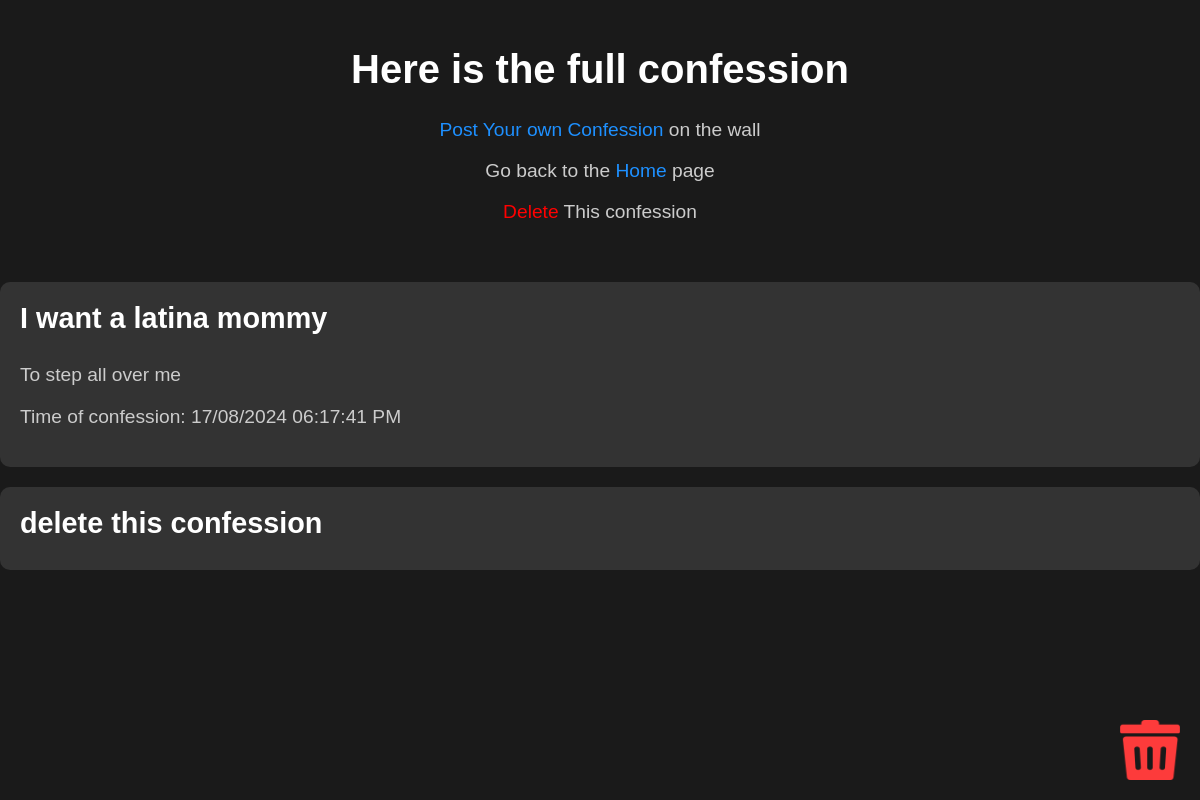
/confession/52, run on the app's committed database.
### tables this page shows
CREATE TABLE confessions (
                id INTEGER PRIMARY KEY AUTOINCREMENT,
                title TEXT NOT NULL,
                confession TEXT NOT NULL,
                password TEXT NOT NULL, 
                date DATE NOT NULL
            );

### main.py (the view)
@app.route('/confession', methods=['GET'])
@app.route('/confession/<id>', methods=['GET'])
def seeing_confession(id=None):
    idcheck = checkid(id)
    if idcheck == False or idcheck == None or id == None:
        return redirect("/", code=302)
    else:
        try:
            confessions = sqlite3.connect("database.db")
            cursor = confessions.cursor()
            cursor.execute('SELECT * FROM confessions WHERE id=?', (id,))
            confession = cursor.fetchone()
            confessions.commit()
        except sqlite3.Error as e:
            print(f"\033[91mAn error occurred:\033[00m {e} ")
            init_db()
        finally:
            if confessions:
                confessions.close()
        return render_template("confession.html", confession=confession)

### main.py (called while the page is built)
def checkid(id):
    try:
        confessions = sqlite3.connect("database.db")
        cursor = confessions.cursor()
        cursor.execute('SELECT id FROM confessions')
        ids = [str(row[0]) for row in cursor.fetchall()]
        confessions.commit()
        if id not in ids:
            return False
        return True
    except sqlite3.Error as e:
        print(f"\033[91mAn error occurred:\033[00m {e} ")
        init_db()
        return None
    finally:
        if confessions:
            confessions.close()

### templates/confession.html (shortened to what this page needs)
<!DOCTYPE html>
<html lang="en">
<head>
    <link rel="stylesheet" href="{{ url_for('static', filename='styles.css') }}">
</head>
<body>
    <div class="container">
        <h1>Here is the full confession</h1>
        <p><a href="../PostYourConfession">Post Your own Confession </a> on the wall</p>
        <p>Go back to the <a href="../">Home</a> page</p>
        <p><a href="../delete/{{ confession[0] }}" style="color: red;">Delete </a> This confession</p>
    </div>
        <div class="confession_container">
            <h1 class="confession_h1">{{ confession[1] }}</h1>
            <p>{{ confession[2] }}</p>
            <p style="text-align: left;">Time of confession: {{ confession[4] }}</p>
        </div>
        <div class="confession_container confession_container_hover">
            <a href="../delete/{{ confession[0] }}" class="confession_a">
            <h1 class="confession_h1">delete this confession</h1>
            </a>
        </div>
        <a href="../delete/{{ confession[0] }}"><img src="{{ url_for('static', filename='trash_can.png') }}" id="corner_image" alt="Delete a Confession" ></a>
</body>
</html>

### static/styles.css (style rules this page uses)
body { margin: 0; font-family: 'Arial', sans-serif; background-color: #1a1a1a; color: #f5f5f5; }
.container { text-align: center; padding: 20px; max-width: 800px; margin: auto; }
h1 { font-size: 2.5em; color: #ffffff; }
p { font-size: 1.2em; color: #cccccc; }
a { color: #1e90ff; text-decoration: none; transition: color 0.3s ease; }
#corner_image { position: fixed; bottom: 20px; right: 20px; width: 60px; height: 60px; transition: transform 0.3s ease; }
.confession_container { background-color: #333333; border-radius: 10px; padding: 20px; margin: 20px 0; transition: transform 0.3s ease, box-shadow 0.3s ease; }
.confession_h1 { color: #ffffff; font-size: 1.8em; margin: 0; padding-bottom: 10px; }
.confession_a { text-decoration: none; color: inherit; }

### data on the page
confessions: title "I want a latina mommy", confession "To step all over me", date "17/08/2024 06:17:41 PM"
